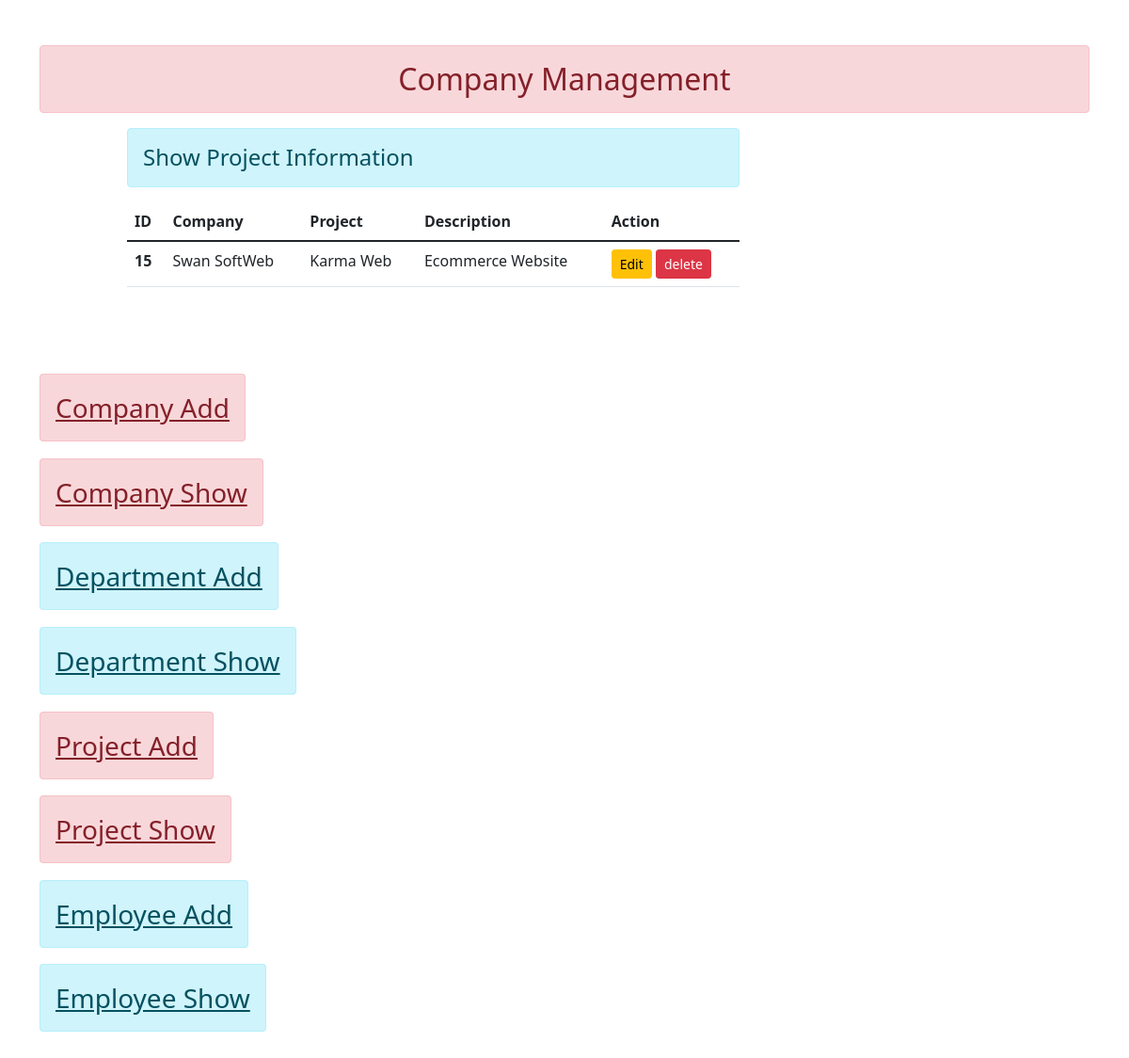
The page /project/list/ on the database its author committed.
### project/models.py (models this page shows, shortened)
class ProjectModel(models.Model):
    company = models.ForeignKey(CompanyModel, on_delete=models.CASCADE, null=True, blank=True)
    project_name = models.CharField(max_length=100)
    project_description = models.CharField(max_length=500)

### company/models.py (models this page shows)
class CompanyModel(models.Model):
    company = models.CharField(max_length=100)
    email = models.EmailField(max_length=100)
    address = models.CharField(max_length=100)
    def __str__(self):
        return self.company

### project/views.py (the view)
# urls.py: path('list/',views.ProjectListView.as_view(), name ='projectlist'),
class ProjectListView(ListView):
    context_object_name = 'stu'
    model = ProjectModel
    template_name = 'project/projectlist.html'

### templates/project/projectlist.html (shortened to what this page needs)
{% extends 'base.html' %} {% block content %}
<div class="col-sm-7 offset-1">
    <h4 class="test-center alert alert-info">Show Project Information</h4>
    {% if stu %}
    <table class="table table-hover">
        <thead>
            <tr>
                <th scope="col">ID</th>
                <th scope="col">Company</th>
                <th scope="col">Project</th>
                <th scope="col">Description</th>
                <th scope="col">Action</th>
            </tr>
        </thead>
        <tbody>
            {% for st in stu %}
            <tr>
                <th scope="row">{{st.id}}</th>
                <td>{{st.company}}</td>
                <td>{{st.project_name}}</td>
                <td>{{st.project_description}}</td>
                <td>
                    <a href="{% url 'project:updateproject' st.id %}" class="btn btn-warning btn-sm">Edit</a>
                    <a href="{% url 'project:deleteproject' st.id %}" class="btn btn-danger btn-sm">delete</a>
                </td>
            </tr>
            {% endfor %}
        </tbody>
    </table>
    {% else %}
    <h4 class="test-center alert alert-warning">No Records</h4>
    {% endif %}
</div>
{% endblock content %}

### rows shown on the page
ProjectModel: id "15", company "Swan SoftWeb", project_name "Karma Web", project_description "Ecommerce Website"
